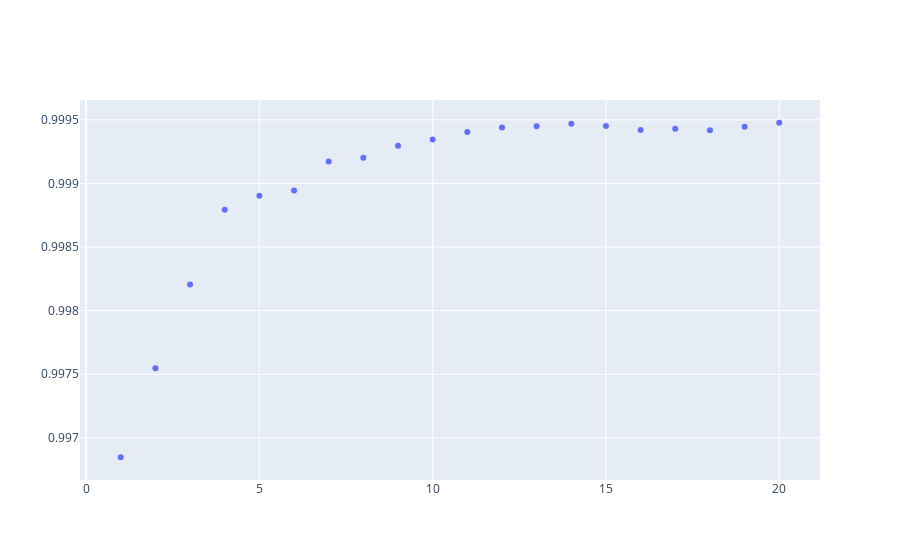

Notebook code cell kept with this figure:
### Code cell
from graph import trace_values, plot
x_vals = list(range(1, len(rfr_n_trees.estimators_) + 1))
trace = trace_values(x_vals, r2_scores)
plot([trace])

### Figure 1 — Plotly figure (JSON) as saved in the notebook; plotly's stock layout.template omitted (floating-point values rounded to 4 significant figures)
{"data": [{"mode": "markers", "name": "data", "text": [], "type": "scatter", "x": [1, 2, 3, 4, 5, 6, 7, 8, 9, 10, 11, 12, 13, 14, 15, 16, 17, 18, 19, 20], "y": [0.9968, 0.9975, 0.9982, 0.9988, 0.9989, 0.9989, 0.9992, 0.9992, 0.9993, 0.9993, 0.9994, 0.9994, 0.9994, 0.9995, 0.9995, 0.9994, 0.9994, 0.9994, 0.9994, 0.9995]}], "layout": {}}
